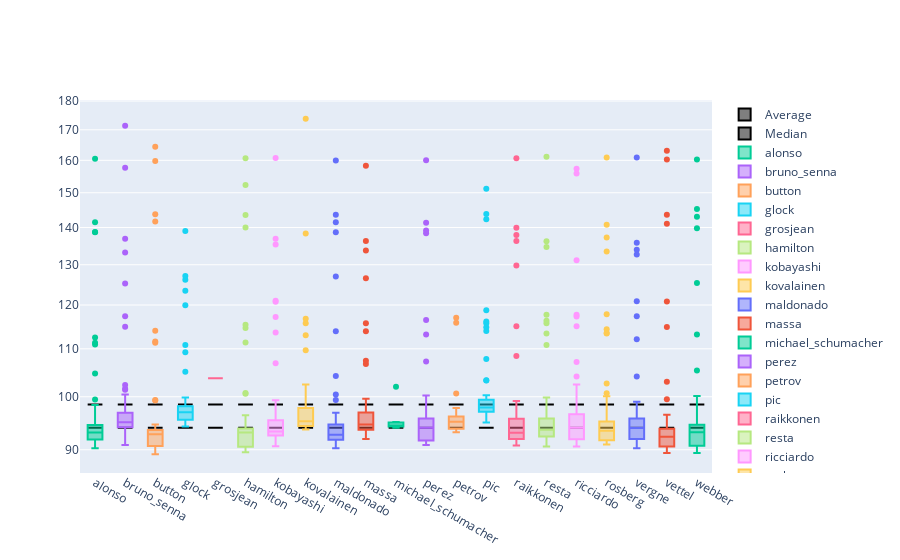

The code cell stored with this chart in its notebook:
### Markdown cell above
Boxplot that compares all drivers to each other.

Each point on a driver is a laptime, showing their range. 

*   The higher the points, slower the time
*   The lower the points, faster the time

Each driver is expected to have some outliers due to accidents on track, but its the consistancy of the range that shows how good a driver is.

This does not factor in the team of the driver. There are always good and bad teams which is a big factor on how fast a driver is, but is not a big factor in terms of consistancy. They do contribute to a small degree, but this graph does not weight that in

Also, the average line is the total lap average across the entire race. Because of this, any accidents that affect lap times will impact the average. For this we used the median

### Code cell
average = working_df[1:].mean(axis=0, skipna=True).tolist()
average_list = []
for _ in range(len(average)): average_list.append(statistics.mean(average))
median = working_df[1:].median(axis=0, skipna=True).tolist()
median_list = []
for _ in range(len(median)): median_list.append(statistics.median(median))

fig = go.Figure()
fig.add_trace(go.Box(x=drivers,y=average_list, name='Average',marker_color = 'black'))
fig.add_trace(go.Box(x=drivers,y=median_list, name='Median',marker_color = 'black'))
for driver in drivers:
    temp = working_df.loc[working_df['Drivers'] == driver]
    lap_time = temp.iloc[0].values[1:].flatten().tolist()
    fig.add_trace(go.Box(y=lap_time, name=driver))
fig.update_yaxes(type="log")
fig.show()
